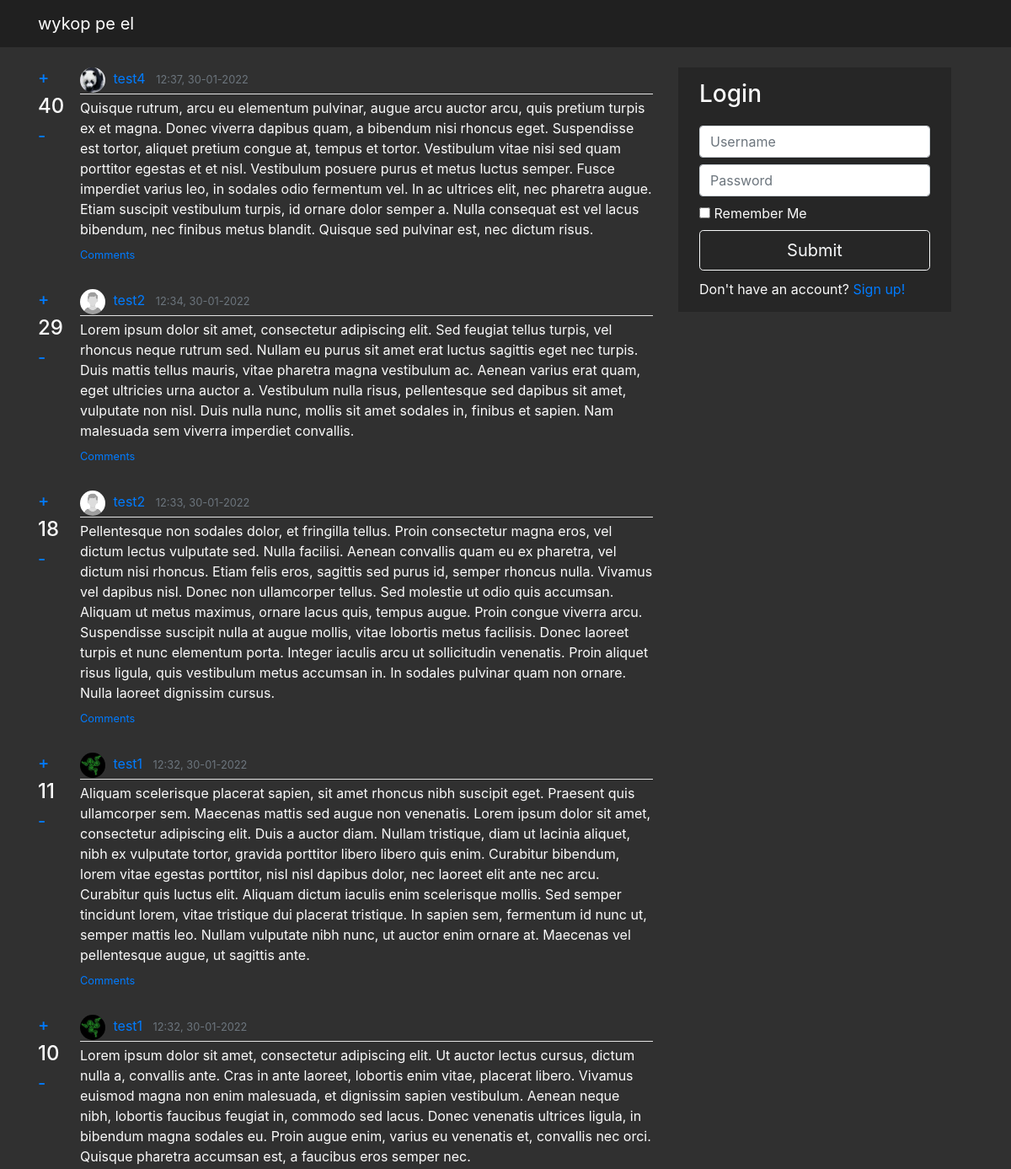
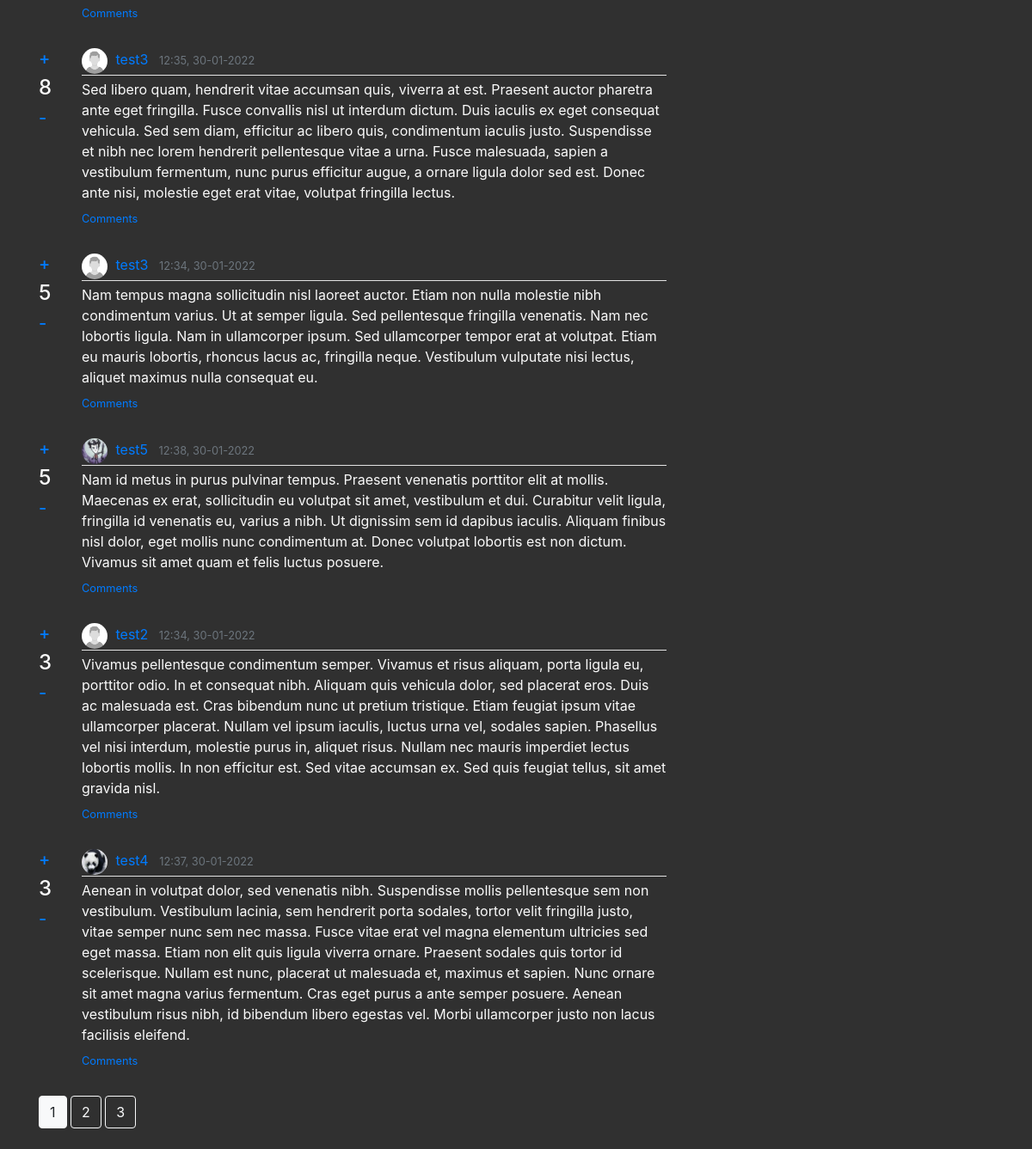
The page / on the database its author committed (2 pictures, top to bottom).
### app/models.py (models this page shows, shortened)
class Post(db.Model):
    id = db.Column(db.Integer, primary_key=True)
    date_posted = db.Column(db.DateTime, nullable=False, default=datetime.utcnow)
    content = db.Column(db.Text, nullable=False)
    likes = db.Column(db.Integer, nullable=False, default=0)
    user_id = db.Column(db.Integer, db.ForeignKey('user.id'), nullable=False)
    comments = db.relationship('Comment', backref='comments', lazy=True)

class User(db.Model, UserMixin):
    id = db.Column(db.Integer, primary_key=True)
    username = db.Column(db.String(20), unique=True, nullable=False)
    email = db.Column(db.String(120), unique=True, nullable=False)
    avatar = db.Column(db.String(20), nullable=False, default='default.png')
    password = db.Column(db.String(60), nullable=False)
    posts = db.relationship('Post', backref='author', lazy=True)
    comments = db.relationship('Comment', backref='author', lazy=True)

### app/routes.py (the view, shortened to what this page needs)
@app.route("/", methods=['GET', 'POST'])
def home():
    form = LoginForm()
    page = request.args.get('page', 1, type=int)
    posts = Post.query.order_by(Post.likes.desc()).paginate(page=page, per_page=10)
    if current_user.is_authenticated:
        avatar = url_for('static', filename='profile_pics/' + current_user.avatar)
        return render_template("home.html", posts=posts, avatar=avatar)
    else:
        return render_template("home.html", posts=posts, form=form)

### app/forms.py
class LoginForm(FlaskForm):
    username = StringField('Username', validators=[DataRequired(), Length(min=3, max=20)])
    password = PasswordField('Password', validators=[DataRequired(), Length(min=8, max=80)])
    remember = BooleanField('Remember Me')
    submit = SubmitField('Submit')

### app/templates/home.html (shortened to what this page needs)
{% extends "layout.html" %}
{% import "bootstrap/wtf.html" as wtf %}
{% block content %}
    {% for post in posts.items %}
        <article class="media content-section">
            <div class="likes">
                <h5><a href="{{ url_for('like_post', post_id=post.id) }}">+</a></h5>
                <h4>{{ post.likes }}</h4>
                <h5><a href="{{ url_for('unlike_post', post_id=post.id) }}">-</a></h5>
            </div>
            <div class="media-body">
                <div class="article-metadata">
                    <a class="mr-2" href="{{ url_for('user_page', username=post.author.username) }}">
                        <img class="rounded-circle article-img" src="{{ url_for('static', filename='profile_pics/' + post.author.avatar) }}">
                        {{ post.author.username }}
                    </a>
                    <small class="text-muted">{{ post.date_posted.strftime('%H:%M, %d-%m-%Y') }}</small>
                </div>
                <p class="article-content">{{ post.content }}</p>
                <div><small><a href="{{ url_for('post', post_id=post.id) }}">Comments</a></small></div>
            </div>
        </article>
    {% endfor %}
    {% for page_num in posts.iter_pages(left_edge=1, right_edge=1, left_current=1, right_current=2) %}
        {% if page_num %}
            {% if posts.page == page_num %}
                <a class="btn btn-light mb-4" href="{{ url_for('home', page=page_num) }}">{{ page_num }}</a>
            {% else %}
                <a class="btn btn-outline-light mb-4" href="{{ url_for('home', page=page_num) }}">{{ page_num }}</a>
            {% endif %}
        {% else %}
            ...
        {% endif %}
    {% endfor %}
{% endblock %}
{% block sidebar %}
    {% if current_user.is_authenticated %}
        <div class="account">
            <h3 class="account-heading">Welcome, {{ current_user.username }}</h3>
            <div><img class="rounded-circle account-img" src="{{ avatar }}"></div>
            <div><a href="/createpost">New Post</a></div>
            <div><a href="/account">Edit Account</a></div>
            <div><a href="/logout">Logout</a></div>
        </div>
    {% else %}
        <div class="login">
            <form class="form-login" method="POST" action="#">
                <h3 class="form-login-heading">Login</h3>
                {{ wtf.form_field(form.username, class='form-control', placeholder='Username') }}
                {{ wtf.form_field(form.password, class='form-control', placeholder='Password') }}
                {{ wtf.form_field(form.remember, class='form-check-input') }}
                {{ wtf.form_field(form.submit, class='btn btn-lg btn-outline-light btn-block') }}
                <div>Don't have an account? <a href="/signup">Sign up!</a></div>
            </form>
        </div>
    {% endif %}
{% endblock %}

### app/static/layout.css (style rules this page uses)
body { background: #303030; color: #fafafa; margin-top: 5rem; }
h1, h2, h3, h4, h5, h6 { color: #fafafa; }
.login { background: #262626; padding: 10px 20px; margin-bottom: 20px; position: fixed; }
.form-login { max-width: 330px; padding: 5px; margin: 0 auto; }
.form-login-heading { margin-bottom: 20px; }
.form-control { margin-bottom: -8px; }
input#submit.btn { margin-bottom: 10px; }
.article-content { white-space: pre-line; margin-bottom: 5px; }
.article-img { height: 30px; width: 30px; margin-right: 5px; }
.article-metadata { padding-bottom: 1px; margin-bottom: 4px; border-bottom: 1px solid #e3e3e3 }
.media-body { margin-bottom: 30px; }
.likes { max-width: 30px; width: 20px; margin-right: 30px; }

### rows shown on the page
Post: likes "40", avatar (picture), author.username "test4", date_posted "12:37, 30-01-2022", content "Quisque rutrum, arcu eu elementum pulvinar, augue arcu auctor arcu, quis pretium turpis ex et magna. Donec viverra dapibus quam, a bibendum nisi rhoncus eget. Suspendisse est tortor, aliquet pretium congue at, tempus et tortor. Vestibulum vitae nisi sed quam porttitor egestas et et nisl. Vestibulum posuere purus et metus luctus semper. Fusce imperdiet varius leo, in sodales odio fermentum vel. In ac ultrices elit, nec pharetra augue. Etiam suscipit vestibulum turpis, id ornare dolor semper a. Nulla consequat est vel lacus bibendum, nec finibus metus blandit. Quisque sed pulvinar est, nec dictum risus."
Post: likes "29", avatar (placeholder picture), author.username "test2", date_posted "12:34, 30-01-2022", content "Lorem ipsum dolor sit amet, consectetur adipiscing elit. Sed feugiat tellus turpis, vel rhoncus neque rutrum sed. Nullam eu purus sit amet erat luctus sagittis eget nec turpis. Duis mattis tellus mauris, vitae pharetra magna vestibulum ac. Aenean varius erat quam, eget ultricies urna auctor a. Vestibulum nulla risus, pellentesque sed dapibus sit amet, vulputate non nisl. Duis nulla nunc, mollis sit amet sodales in, finibus et sapien. Nam malesuada sem viverra imperdiet convallis."
Post: likes "18", avatar (placeholder picture), author.username "test2", date_posted "12:33, 30-01-2022", content "Pellentesque non sodales dolor, et fringilla tellus. Proin consectetur magna eros, vel dictum lectus vulputate sed. Nulla facilisi. Aenean convallis quam eu ex pharetra, vel dictum nisi rhoncus. Etiam felis eros, sagittis sed purus id, semper rhoncus nulla. Vivamus vel dapibus nisl. Donec non ullamcorper tellus. Sed molestie ut odio quis accumsan. Aliquam ut metus maximus, ornare lacus quis, tempus augue. Proin congue viverra arcu. Suspendisse suscipit nulla at augue mollis, vitae lobortis metus facilisis. Donec laoreet turpis et nunc elementum porta. Integer iaculis arcu ut sollicitudin venenatis. Proin aliquet risus ligula, quis vestibulum metus accumsan in. In sodales pulvinar quam non…"
Post: likes "11", avatar (picture), author.username "test1", date_posted "12:32, 30-01-2022", content "Aliquam scelerisque placerat sapien, sit amet rhoncus nibh suscipit eget. Praesent quis ullamcorper sem. Maecenas mattis sed augue non venenatis. Lorem ipsum dolor sit amet, consectetur adipiscing elit. Duis a auctor diam. Nullam tristique, diam ut lacinia aliquet, nibh ex vulputate tortor, gravida porttitor libero libero quis enim. Curabitur bibendum, lorem vitae egestas porttitor, nisl nisl dapibus dolor, nec laoreet elit ante nec arcu. Curabitur quis luctus elit. Aliquam dictum iaculis enim scelerisque mollis. Sed semper tincidunt lorem, vitae tristique dui placerat tristique. In sapien sem, fermentum id nunc ut, semper mattis leo. Nullam vulputate nibh nunc, ut auctor enim ornare at.…"
Post: likes "10", avatar (picture), author.username "test1", date_posted "12:32, 30-01-2022", content "Lorem ipsum dolor sit amet, consectetur adipiscing elit. Ut auctor lectus cursus, dictum nulla a, convallis ante. Cras in ante laoreet, lobortis enim vitae, placerat libero. Vivamus euismod magna non enim malesuada, et dignissim sapien vestibulum. Aenean neque nibh, lobortis faucibus feugiat in, commodo sed lacus. Donec venenatis ultrices ligula, in bibendum magna sodales eu. Proin augue enim, varius eu venenatis et, convallis nec orci. Quisque pharetra accumsan est, a faucibus eros semper nec."
Post: likes "8", avatar (placeholder picture), author.username "test3", date_posted "12:35, 30-01-2022", content "Sed libero quam, hendrerit vitae accumsan quis, viverra at est. Praesent auctor pharetra ante eget fringilla. Fusce convallis nisl ut interdum dictum. Duis iaculis ex eget consequat vehicula. Sed sem diam, efficitur ac libero quis, condimentum iaculis justo. Suspendisse et nibh nec lorem hendrerit pellentesque vitae a urna. Fusce malesuada, sapien a vestibulum fermentum, nunc purus efficitur augue, a ornare ligula dolor sed est. Donec ante nisi, molestie eget erat vitae, volutpat fringilla lectus."
Post: likes "5", avatar (placeholder picture), author.username "test3", date_posted "12:34, 30-01-2022", content "Nam tempus magna sollicitudin nisl laoreet auctor. Etiam non nulla molestie nibh condimentum varius. Ut at semper ligula. Sed pellentesque fringilla venenatis. Nam nec lobortis ligula. Nam in ullamcorper ipsum. Sed ullamcorper tempor erat at volutpat. Etiam eu mauris lobortis, rhoncus lacus ac, fringilla neque. Vestibulum vulputate nisi lectus, aliquet maximus nulla consequat eu."
Post: likes "5", avatar (picture), author.username "test5", date_posted "12:38, 30-01-2022", content "Nam id metus in purus pulvinar tempus. Praesent venenatis porttitor elit at mollis. Maecenas ex erat, sollicitudin eu volutpat sit amet, vestibulum et dui. Curabitur velit ligula, fringilla id venenatis eu, varius a nibh. Ut dignissim sem id dapibus iaculis. Aliquam finibus nisl dolor, eget mollis nunc condimentum at. Donec volutpat lobortis est non dictum. Vivamus sit amet quam et felis luctus posuere."
Post: likes "3", avatar (placeholder picture), author.username "test2", date_posted "12:34, 30-01-2022", content "Vivamus pellentesque condimentum semper. Vivamus et risus aliquam, porta ligula eu, porttitor odio. In et consequat nibh. Aliquam quis vehicula dolor, sed placerat eros. Duis ac malesuada est. Cras bibendum nunc ut pretium tristique. Etiam feugiat ipsum vitae ullamcorper placerat. Nullam vel ipsum iaculis, luctus urna vel, sodales sapien. Phasellus vel nisi interdum, molestie purus in, aliquet risus. Nullam nec mauris imperdiet lectus lobortis mollis. In non efficitur est. Sed vitae accumsan ex. Sed quis feugiat tellus, sit amet gravida nisl."
Post: likes "3", avatar (picture), author.username "test4", date_posted "12:37, 30-01-2022", content "Aenean in volutpat dolor, sed venenatis nibh. Suspendisse mollis pellentesque sem non vestibulum. Vestibulum lacinia, sem hendrerit porta sodales, tortor velit fringilla justo, vitae semper nunc sem nec massa. Fusce vitae erat vel magna elementum ultricies sed eget massa. Etiam non elit quis ligula viverra ornare. Praesent sodales quis tortor id scelerisque. Nullam est nunc, placerat ut malesuada et, maximus et sapien. Nunc ornare sit amet magna varius fermentum. Cras eget purus a ante semper posuere. Aenean vestibulum risus nibh, id bibendum libero egestas vel. Morbi ullamcorper justo non lacus facilisis eleifend."

### other values the page prints
{{ page_num }} "1"
{{ page_num }} "2" "3"
